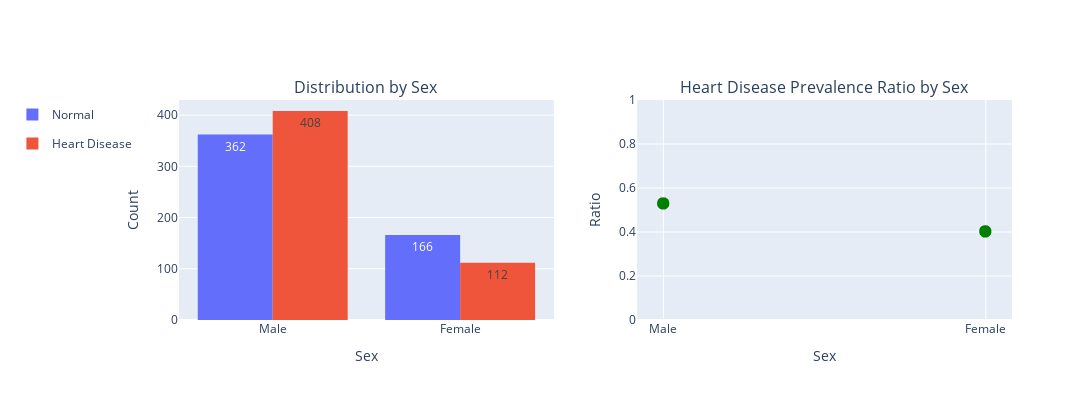

Notebook code for this chart:
### Markdown cell above
### 2. Sex

### Code cell
# Create the histogram
fig_hist = px.histogram(df_2, x='sex', color='target', barmode='group')
fig_hist.update_traces(texttemplate='%{value}')

# Heart Disease Prevalence Ratio by sex
df_2['hd_ratio_sex'] = df_2.apply(lambda row:
                             df_2.loc[df_2['target'] == 'Heart Disease']['sex'].value_counts().get(row['sex'], 0) /
                             df_2['sex'].value_counts().get(row['sex'], 1),
                             axis=1)

fig_scatter = px.scatter(df_2, x='sex', y='hd_ratio_sex')
fig_scatter.update_traces(marker=dict(color='green', size=12),selector=dict(mode="markers"))

# Create subplots to display the histograms and scatter plots horizontally
fig = make_subplots(rows=1, cols=2, subplot_titles=("Distribution by Sex",
                                                     "Heart Disease Prevalence Ratio by Sex"))

for trace in fig_hist['data']:
    fig.add_trace(trace, row=1, col=1)

for trace in fig_scatter['data']:
    fig.add_trace(trace, row=1, col=2)

fig.update_layout(width=1200, height=400, showlegend=True, legend=dict(x=-0.2, y=1.0))

# Update axes labels
fig.update_xaxes(title_text="Sex", row=1, col=1)
fig.update_yaxes(title_text="Count", row=1, col=1)
fig.update_xaxes(title_text="Sex", row=1, col=2)
fig.update_yaxes(title_text="Ratio",range=[0, 1], row=1, col=2)

fig.show()

### Figure 1 — Plotly figure (JSON) as saved in the notebook; plotly's stock layout.template omitted (floating-point values rounded to 4 significant figures; data arrays with more than 128 entries replaced by an {"elided": "..."} marker saying what was removed)
{"data": [{"alignmentgroup": "True", "bingroup": "x", "hovertemplate": "target=Normal<br>sex=%{x}<br>count=%{y}<extra></extra>", "legendgroup": "Normal", "marker": {"color": "#636efa", "pattern": {"shape": ""}}, "name": "Normal", "offsetgroup": "Normal", "orientation": "v", "showlegend": true, "texttemplate": "%{value}", "type": "histogram", "x": {"elided": "528 str values"}, "xaxis": "x", "yaxis": "y"}, {"alignmentgroup": "True", "bingroup": "x", "hovertemplate": "target=Heart Disease<br>sex=%{x}<br>count=%{y}<extra></extra>", "legendgroup": "Heart Disease", "marker": {"color": "#EF553B", "pattern": {"shape": ""}}, "name": "Heart Disease", "offsetgroup": "Heart Disease", "orientation": "v", "showlegend": true, "texttemplate": "%{value}", "type": "histogram", "x": {"elided": "520 str values"}, "xaxis": "x", "yaxis": "y"}, {"hovertemplate": "sex=%{x}<br>hd_ratio_sex=%{y}<extra></extra>", "legendgroup": "", "marker": {"color": "green", "size": 12, "symbol": "circle"}, "mode": "markers", "name": "", "showlegend": false, "type": "scattergl", "x": {"elided": "1048 str values"}, "xaxis": "x2", "y": {"elided": "1048 float values"}, "yaxis": "y2"}], "layout": {"annotations": [{"font": {"size": 16}, "showarrow": false, "text": "Distribution by Sex", "x": 0.225, "xanchor": "center", "xref": "paper", "y": 1, "yanchor": "bottom", "yref": "paper"}, {"font": {"size": 16}, "showarrow": false, "text": "Heart Disease Prevalence Ratio by Sex", "x": 0.775, "xanchor": "center", "xref": "paper", "y": 1, "yanchor": "bottom", "yref": "paper"}], "height": 400, "legend": {"x": -0.2, "y": 1}, "showlegend": true, "width": 1200, "xaxis": {"anchor": "y", "domain": [0, 0.45], "title": {"text": "Sex"}}, "xaxis2": {"anchor": "y2", "domain": [0.55, 1], "title": {"text": "Sex"}}, "yaxis": {"anchor": "x", "domain": [0, 1], "title": {"text": "Count"}}, "yaxis2": {"anchor": "x2", "domain": [0, 1], "range": [0, 1], "title": {"text": "Ratio"}}}}
